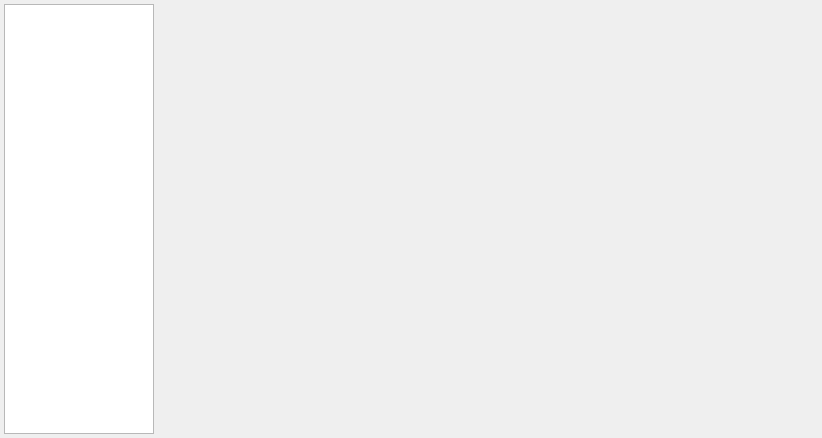
<?xml version="1.0" encoding="UTF-8"?>
<ui version="4.0">
 <class>Settings</class>
 <widget class="QWidget" name="Settings">
  <property name="geometry">
   <rect>
    <x>0</x>
    <y>0</y>
    <width>822</width>
    <height>438</height>
   </rect>
  </property>
  <property name="sizePolicy">
   <sizepolicy hsizetype="Preferred" vsizetype="Preferred">
    <horstretch>0</horstretch>
    <verstretch>0</verstretch>
   </sizepolicy>
  </property>
  <property name="minimumSize">
   <size>
    <width>500</width>
    <height>400</height>
   </size>
  </property>
  <property name="windowTitle">
   <string>Form</string>
  </property>
  <layout class="QHBoxLayout" name="horizontalLayout">
   <property name="spacing">
    <number>4</number>
   </property>
   <property name="leftMargin">
    <number>4</number>
   </property>
   <property name="topMargin">
    <number>4</number>
   </property>
   <property name="rightMargin">
    <number>4</number>
   </property>
   <property name="bottomMargin">
    <number>4</number>
   </property>
   <item>
    <widget class="QListWidget" name="m_sidebar">
     <property name="sizePolicy">
      <sizepolicy hsizetype="Fixed" vsizetype="Expanding">
       <horstretch>0</horstretch>
       <verstretch>0</verstretch>
      </sizepolicy>
     </property>
     <property name="minimumSize">
      <size>
       <width>150</width>
       <height>0</height>
      </size>
     </property>
     <property name="maximumSize">
      <size>
       <width>150</width>
       <height>16777215</height>
      </size>
     </property>
    </widget>
   </item>
   <item>
    <widget class="QStackedWidget" name="m_stacked">
     <property name="currentIndex">
      <number>-1</number>
     </property>
    </widget>
   </item>
  </layout>
 </widget>
 <resources/>
 <connections/>
</ui>
